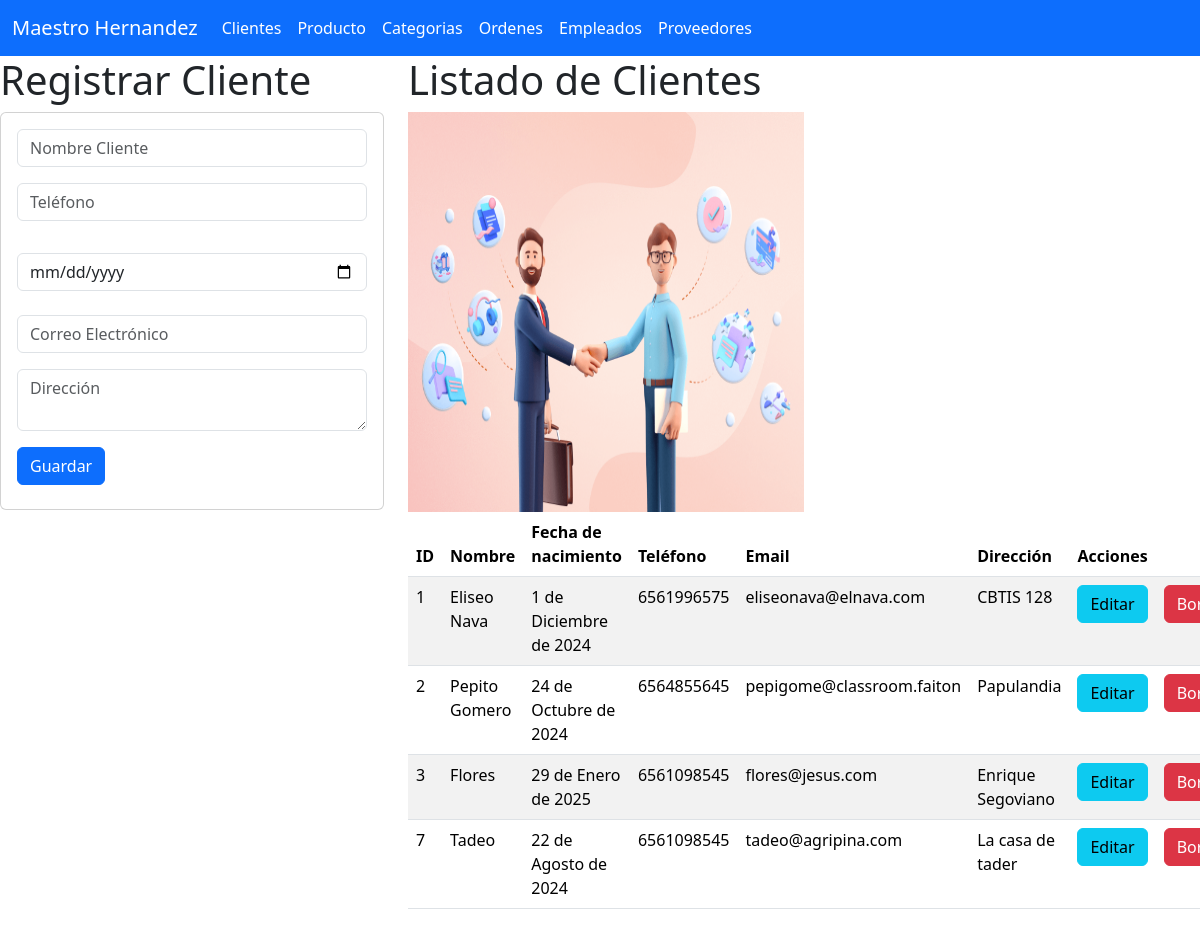
The page /cliente/ on the database its author committed.
### clientes_app/models.py (models this page shows, shortened)
class Cliente(models.Model):
    id_cliente = models.AutoField(primary_key=True)
    Nombre = models.CharField(max_length=255)
    F_nacimiento = models.DateField(null=True, blank=True)
    Telefono = models.CharField(max_length=15)
    Email = models.EmailField(max_length=255)
    Direccion = models.TextField()

### clientes_app/views.py (the view)
# urls.py: path('cliente/', views.inicio_vistaCliente, name="inicio_vistaCliente"),
def inicio_vistaCliente(request):
    losclientes = Cliente.objects.all()
    return render(request, "gestionarClientes.html", {"misclientes":losclientes})

### clientes_app/templates/gestionarClientes.html
{% extends "base.html" %}
{% load static %}
{% block cuerpo %}
    <div class="row">
        <div class="col-sm-12 col-md-4 col-lg-4 col-xl-4">
            <h1>Registrar Cliente</h1>
            <div class="card">
              <div class="card-body">
                <form action="/registrarCliente/" method="POST">{% csrf_token %}
                  <div class="form-group">
                    <input type="text" id="txtnombre" name="txtnombre" class="form-control"
                    placeholder="Nombre Cliente" minLength="1" maxLength="255" required>
                  </div>
                  <div class="form-group py-3">
                    <input type="text" id="txttelefono" name="txttelefono" class="form-control"
                    placeholder="Teléfono" minLength="10" maxLength="15" required>
                  </div>
                  <div class="form-group py-3">
                    <input type="date" id="datef_nacimiento" name="datef_nacimiento" class="form-control"
                    placeholder="Fecha de" minLength="10" maxLength="15" required>
                  </div>
                  <div class="form-group py-2">
                    <input type="email" id="txtemail" name="txtemail" class="form-control"
                    placeholder="Correo Electrónico" required>
                  </div>
                  <div class="form-group py-2">
                    <textarea id="txtdireccion" name="txtdireccion" class="form-control"
                    placeholder="Dirección" required></textarea>
                  </div>
                  <div class="form-group py-2">
                    <button type="submit" class="btn btn-primary">Guardar</button>
                  </div>
                </form>
              </div>
            </div>
        </div>
        <div class="col-sm-12 col-md-8 col-lg-8 col-xl-8">
            <h1>Listado de Clientes</h1>
            <img class="w-50"src="{% static 'img/clientes.png' %}" alt="Logo de la tienda" width="400" height="400">
            <div class="table-responsive">
                <table class="table table-striped">
                    <thead>
                      <tr>
                        <th scope="col">ID</th>
                        <th scope="col">Nombre</th>
                        <th scope="col">Fecha de nacimiento</th>
                        <th scope="col">Teléfono</th>
                        <th scope="col">Email</th>
                        <th scope="col">Dirección</th>
                        <th colspan="2">Acciones</th>
                      </tr>
                    </thead>
                    <tbody>
                      {% for c in misclientes %}
                      <tr>
                        <td>
                          {{ c.id_cliente }}
                        </td>
                        <td>
                          {{ c.Nombre }}
                        </td>
                        <td>
                          {{ c.F_nacimiento }}
                        </td>
                        <td>
                          {{ c.Telefono }}
                        </td>
                        <td>
                          {{ c.Email }}
                        </td>
                        <td>
                          {{ c.Direccion }}
                        </td>
                        <td>
                          <a href="seleccionarCliente/{{ c.id_cliente }}" class="btn btn-info">Editar</a>
                        </td>
                        <td>
                          <a href="borrarCliente/{{ c.id_cliente }}" class="btn btn-danger">Borrar</a>
                        </td>
                      </tr>
                      {% endfor %}
                    </tbody>
                </table>
            </div>
        </div>
    </div>
{% endblock %}

### rows shown on the page
Cliente: id_cliente "1", Nombre "Eliseo Nava", F_nacimiento "1 de Diciembre de 2024", Telefono "6561996575", Email "eliseonava@elnava.com", Direccion "CBTIS 128"
Cliente: id_cliente "2", Nombre "Pepito Gomero", F_nacimiento "24 de Octubre de 2024", Telefono "6564855645", Email "pepigome@classroom.faiton", Direccion "Papulandia"
Cliente: id_cliente "3", Nombre "Flores", F_nacimiento "29 de Enero de 2025", Telefono "6561098545", Email "flores@jesus.com", Direccion "Enrique Segoviano"
Cliente: id_cliente "7", Nombre "Tadeo", F_nacimiento "22 de Agosto de 2024", Telefono "6561098545", Email "tadeo@agripina.com", Direccion "La casa de tader"
